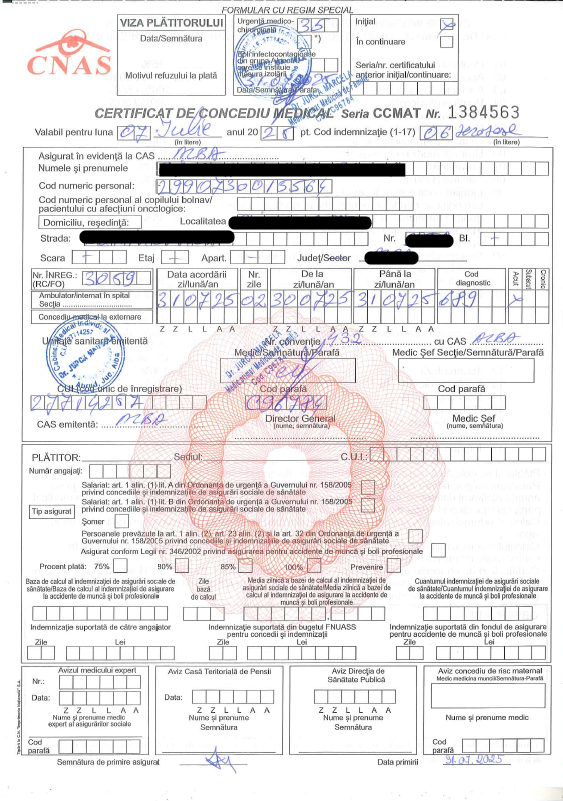
#> input picture certificate/1384563.png, 563 x 801 px
$ python -i ocr_utils.py   (imports and definitions only)
#> lines starting #> are read from the running program, lines starting #| are printed output that depends on the picture; after the words box and inside, x2 and y2 are one past the last pixel; in counts of white or black regions, pixels touching at a corner belong together
from __future__ import annotations

import io
import json
import re
from dataclasses import dataclass
from pathlib import Path
from typing import Callable, Dict, Iterable, List, Optional, Tuple, Union
import unicodedata
from typing import Any, Dict, List, Tuple

import cv2
import easyocr
import numpy as np
from PIL import Image

from config import ROI_MAP_PATH, TARGET_HEIGHT, TARGET_WIDTH


_reader_ref: Dict[str, easyocr.Reader] = {}

def _reader() -> easyocr.Reader:
    r = _reader_ref.get("r")
    if r is None:
        # GPU retained for parity. Change to gpu=False if needed.
        r = easyocr.Reader(["en"], gpu=True)
        _reader_ref["r"] = r
    return r

# [101 lines left out: functions _normalize_text, _build_ocr_index, _find_anchor, _iou, not called in this run]

def _digitish(s: str) -> bool:
    return bool(re.fullmatch(r"[0-9]+", s))

def avg_conf(tokens):
    return (sum(t["conf"] for t in tokens) / len(tokens)) if tokens else 0.0

# [72 lines left out: functions _collect_digit_tokens, _join_digits, _extract_checkbox_near_anchor, not called in this run]


@dataclass(frozen=True)
class RoiSpec:
    name: str
    top: float
    left: float
    bottom: float
    right: float
    kind: str = "text"
    description: Optional[str] = None
    margin: Optional[float] = None
    auto_trim: Optional[float] = None
    expected_length: Optional[int] = None
    min_length: Optional[int] = None
    max_length: Optional[int] = None
    allowlist: Optional[str] = None
    preferred_ink: Optional[str] = None


def _safe_float(val, default=None, ctx=""):
    if val is None:
        return default
    try:
        return float(val)
    except (TypeError, ValueError):
        # You can replace this with logging.warning if you prefer
        print(f"[ROI WARNING] Cannot parse float from {val!r} for {ctx}; ignoring.")
        return default


def _safe_int(val, default=None, ctx=""):
    if val is None:
        return default
    try:
        return int(val)
    except (TypeError, ValueError):
        print(f"[ROI WARNING] Cannot parse int from {val!r} for {ctx}; ignoring.")
        return default


def _load_roi(path: Path) -> List[RoiSpec]:
    try:
        # note the utf-8-sig – important because roi_map.json has a BOM
        with path.open("r", encoding="utf-8-sig") as fh:
#> (reads roi_map.json from the repository)
            raw = json.load(fh)
    except FileNotFoundError as e:
        raise FileNotFoundError(f"ROI map file not found: {path}") from e
    except json.JSONDecodeError as e:
        raise ValueError(f"Invalid JSON in ROI map file: {path}") from e

    out: List[RoiSpec] = []
    for k, v in raw.items():
        if not isinstance(v, dict):
            raise ValueError(f"ROI '{k}' must be an object.")
        r = v.get("roi")
        if not (isinstance(r, list) and len(r) == 4):
            raise ValueError(f"ROI '{k}' must define 'roi' as a list of four numbers.")
        t, l, b, rr = r

        out.append(
            RoiSpec(
                name=k,
                top=float(t),
                left=float(l),
                bottom=float(b),
                right=float(rr),
                kind=v.get("kind", "text"),
                description=v.get("description"),
                margin=_safe_float(v.get("margin"), None, f"{k}.margin"),
                auto_trim=_safe_float(v.get("auto_trim"), None, f"{k}.auto_trim"),
                expected_length=_safe_int(v.get("expected_length"), None, f"{k}.expected_length"),
                min_length=_safe_int(v.get("min_length"), None, f"{k}.min_length"),
                max_length=_safe_int(v.get("max_length"), None, f"{k}.max_length"),
            )
        )
#> `picture = cv2.imread('certificate/1384563.png', cv2.IMREAD_GRAYSCALE)`:
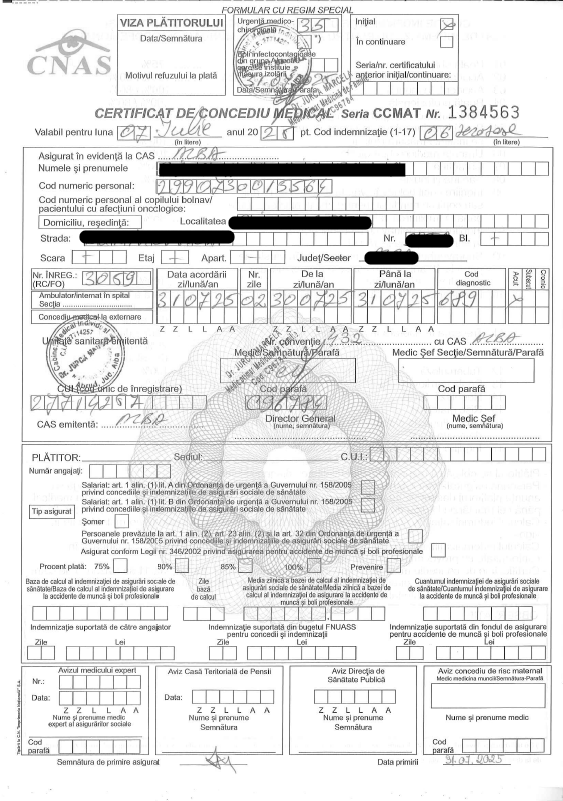
#> picture: shape (801, 563); min 0, max 255, mean 229.9
    return out


try:
    ROI_SPECS: List[RoiSpec] = _load_roi(ROI_MAP_PATH)
except Exception as exc:
    raise RuntimeError(f"Failed to load ROI specifications from '{ROI_MAP_PATH}': {exc}") from exc


def _bgr(img: np.ndarray) -> np.ndarray:
    return cv2.cvtColor(img, cv2.COLOR_GRAY2BGR) if img.ndim == 2 else img.copy()

# [4 lines left out: function _rgb, not called in this run]

def _gray(img: np.ndarray) -> np.ndarray:
    return cv2.cvtColor(img, cv2.COLOR_BGR2GRAY) if img.ndim == 3 else img.copy()

def _split(img: np.ndarray) -> Tuple[np.ndarray, np.ndarray]:
    return (img, _gray(img)) if img.ndim == 3 else (cv2.cvtColor(img, cv2.COLOR_GRAY2BGR), img.copy())

def _scale(img: np.ndarray, s: float) -> np.ndarray:
    return cv2.resize(img, None, fx=s, fy=s, interpolation=cv2.INTER_CUBIC)

def _tidy(s: str) -> str:
    return re.sub(r"\s+", " ", s).strip()

def _crop_margin(img: np.ndarray, frac: float) -> np.ndarray:
    if img.size == 0 or frac <= 0:
        return img
    h, w = img.shape[:2]
    dy = min(h // 2, max(0, int(round(h * frac))))
    dx = min(w // 2, max(0, int(round(w * frac))))
    y1, y2 = dy, h - dy
    x1, x2 = dx, w - dx
    return img if (y2 <= y1 or x2 <= x1) else img[y1:y2, x1:x2]

# [183 lines left out: functions _rect_from_roi, _load_image, _prep_for_ocr, _order_pts, _deskew, _suppress_guides and 6 more, not called in this run]

def _ocr_digits(image: np.ndarray, allowlist: str, minc: float) -> Tuple[str, float]:
    if image.size == 0:
        return "", 0.0
    out = _reader().readtext(_rgb(image), detail=1, paragraph=False, allowlist=allowlist)
    hi, lo, best = [], [], 0.0
    for _b, t, c in out:
        if not t:
            continue
        d = re.sub(r"[^0-9]", "", t)
        if not d:
            continue
        c = float(c)
        best = max(best, c)
        lo.append(d)
        if c >= minc:
            hi.append(d)
    if hi:
        return "".join(hi), best
    if lo and best >= max(0.01, minc * 0.8):
        return "".join(lo), best
    return "", best

# [169 lines left out: functions _variants, _binaries, choose_best_digit_candidate, extract_digits, _cnp_ok, _cnp_best13, not called in this run]

def _trim_to_ink(g: np.ndarray) -> np.ndarray:
    if g.size == 0:
        return g
    blur = cv2.GaussianBlur(_gray(g), (3, 3), 0)
    _, inv = cv2.threshold(blur, 0, 255, cv2.THRESH_BINARY_INV + cv2.THRESH_OTSU)
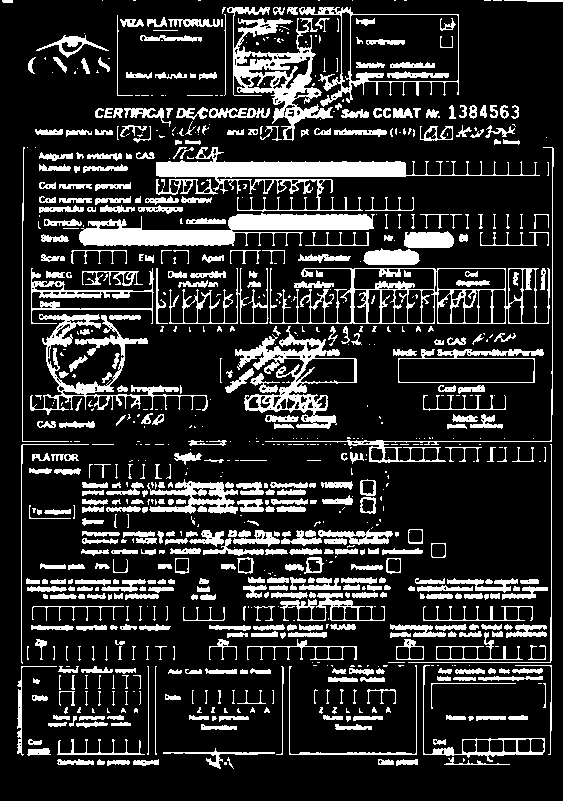
#> inv: shape (801, 563); 18.1% white; 835 white regions (357 under 20 px), largest, box (x1, y1, x2, y2) and area: (156, 147, 540, 212) 5206, (79, 213, 375, 246) 5056, (227, 7, 333, 141) 4208
    cols, rows = (inv > 0).sum(0), (inv > 0).sum(1)
#> cols = 563 values, max 342 at index 551, min 0 at index 0, mean 144.9; rows = 801 values, max 465 at index 323, min 0 at index 3, mean 101.9
    if not np.any(cols) or not np.any(rows):
        return _gray(g)
    ci, ri = np.where(cols > 0)[0], np.where(rows > 0)[0]
#> ci = 557 values from 2 to 562; ri = 762 values from 0 to 768
    x1, x2 = int(ci[0]), int(ci[-1])
#> x1 = 2; x2 = 562
    y1, y2 = int(ri[0]), int(ri[-1])
#> y1 = 0; y2 = 768
    px, py = max(1, (x2 - x1) // 40), max(1, (y2 - y1) // 10)
#> px = 14; py = 76
    x1, x2 = max(0, x1 - px), min(inv.shape[1], x2 + px)
#> x1 = 0; x2 = 563
    y1, y2 = max(0, y1 - py), min(inv.shape[0], y2 + py)
#> y2 = 801
    return _gray(g) if (x2 <= x1 or y2 <= y1) else _gray(g)[y1:y2, x1:x2]

# [13 lines left out: function _cnp_try_fix, not called in this run]


def extract_cnp(image: np.ndarray) -> str:
    if image.size == 0:
        return ""

    # Attempt #1: equal-width slicing
    try:
        _, g0 = _split(image)
        g = _trim_to_ink(g0)
        h, w = g.shape[:2]
#> h = 801; w = 563
        box_fb = ""
        if w >= 130 and h >= 16:
            step = max(1, w // 13)
#> step = 43
            parts, confs = [], []
            for i in range(13):
                a, b = i * step, (i + 1) * step if i < 12 else w
                seg = g[:, a:b]
                inner = _crop_margin(seg, 0.08)
                if inner.size == 0:
                    inner = seg
                d, c = _ocr_digits(_scale(inner, 2.8), "0123456789", 0.28)
                d = re.sub(r"[^0-9]", "", d)[:1]
                parts.append(d if d else "")
                confs.append(float(c) if d else 0.0)
#> this loop made 1 pass
#> pass 1, in extract_cnp, `seg = g[:, a:b]`:
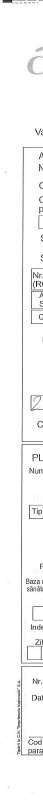
#> seg: shape (801, 43); min 7, max 255, mean 247.1
#> pass 1, in extract_cnp, `inner = _crop_margin(seg, 0.08)`:
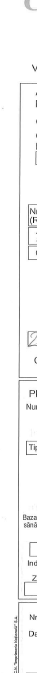
#> inner: shape (673, 37); min 7, max 255, mean 247
#> after the loop, confs = []; parts = []
            cand = "".join(parts)
            if len(cand) == 13 and _cnp_ok(cand):
                return cand
            if len(cand) == 13 and cand.isdigit():
                fixed = _cnp_try_fix(cand, confs)
                if fixed:
                    return fixed
                box_fb = cand
        else:
            box_fb = ""
    except Exception:
        box_fb = ""

    # Attempt #2: general digits
    d, conf = extract_digits(image, expected_length=13, min_length=11, max_length=13, return_confidence=True)
    if len(d) == 13 and _cnp_ok(d):
        return d
    if len(d) == 13 and conf >= 0.45:
        return d

    # Attempt #3: sweep several transforms
    v = _variants(image)
    cla = cv2.createCLAHE(clipLimit=2.0, tileGridSize=(8, 8))
    g_c = cla.apply(v["gray"])
    gg_c = cla.apply(v["guide_gray"])
    blur = cv2.GaussianBlur(g_c, (3, 3), 0)
    ad = cv2.adaptiveThreshold(blur, 255, cv2.ADAPTIVE_THRESH_MEAN_C, cv2.THRESH_BINARY_INV, 31, 9)
    joined = cv2.morphologyEx(ad, cv2.MORPH_CLOSE, cv2.getStructuringElement(cv2.MORPH_RECT, (3, 3)), 1)

    probes = [
        ("gray", v["gray"], 2.4),
        ("gray_c", g_c, 2.6),
        ("guide_gray", v["guide_gray"], 2.6),
        ("guide_c", gg_c, 2.8),
        ("ad", ad, 3.0),
        ("ad_inv", cv2.bitwise_not(ad), 3.0),
        ("joined", joined, 3.0),
        ("joined_inv", cv2.bitwise_not(joined), 3.0),
    ]
    best = ""
    for _, imgp, sc in probes:
        txt, c = _ocr_digits(_scale(imgp, sc), "0123456789", 0.35)
        digits = re.sub(r"[^0-9]", "", txt)
        if len(digits) >= 13:
            pick = _cnp_best13(digits)
            if _cnp_ok(pick):
                return pick
            if len(pick) == 13 and len(best) != 13:
                best = pick
            elif len(pick) > len(best):
                best = pick
        elif len(digits) > len(best):
            best = digits

    # Attempt #4: final fallback via generic
    fb = extract_digits(image, expected_length=13, min_length=11, max_length=13)
    chosen = _cnp_best13(fb)
    if _cnp_ok(chosen):
        return chosen
    return chosen or box_fb


# [758 lines left out: functions extract_text, format_date_from_digits, extract_date, parse_date, detect_checkbox, extract_roi_value_with_conf and 3 more, not called in this run]

>>> import cv2
>>> picture = cv2.imread('certificate/1384563.png', cv2.IMREAD_GRAYSCALE)
#> (the run stopped early here; a loop or call above may not have finished)
